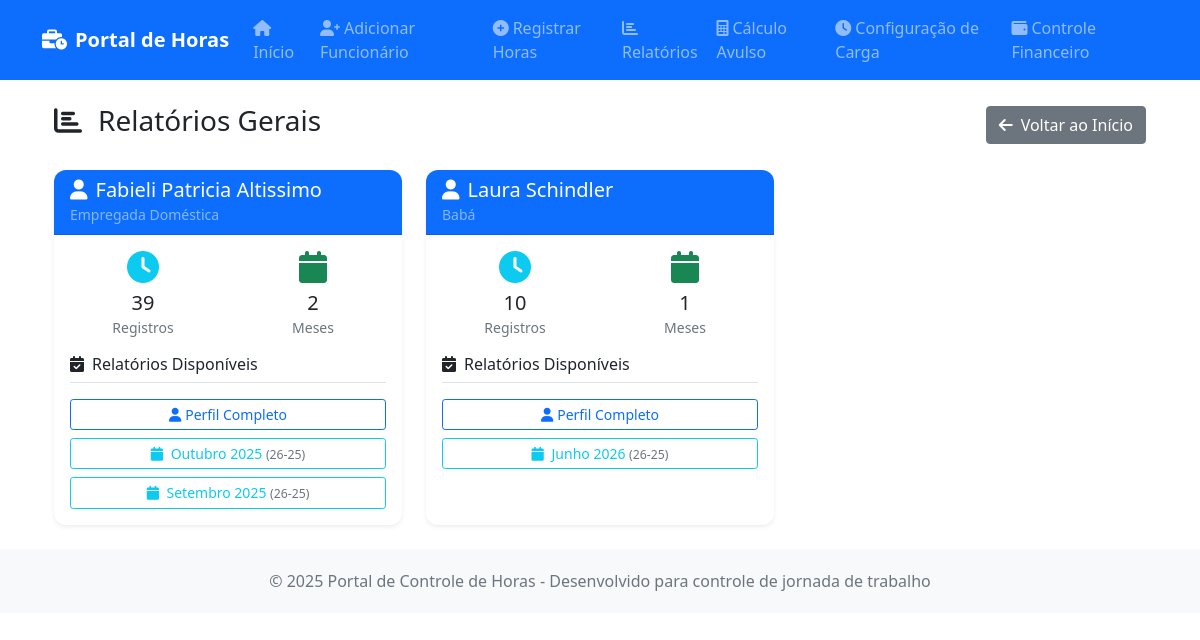
Screenshot of /relatorios with the database file from the repository.
### tables this page shows
CREATE TABLE funcionarios (
            id INTEGER PRIMARY KEY AUTOINCREMENT,
            nome TEXT NOT NULL UNIQUE,
            cargo TEXT NOT NULL,
            salario_mensal REAL NOT NULL,
            salario_hora REAL NOT NULL,
            horas_mensais INTEGER NOT NULL DEFAULT 220,
            data_cadastro DATE NOT NULL,
            ativo BOOLEAN NOT NULL DEFAULT 1,
            created_at TIMESTAMP DEFAULT CURRENT_TIMESTAMP,
            updated_at TIMESTAMP DEFAULT CURRENT_TIMESTAMP
        , desconto REAL DEFAULT 0.00);

### index.py (the view)
@app.route('/relatorios')
@app.route('/relatorios/page/<int:page>')
def relatorios(page=1):
    per_page = 6  # 6 funcionários por página
    offset = (page - 1) * per_page
    count_query = "SELECT COUNT(*) as total FROM funcionarios WHERE ativo = 1"
    total_result = DatabaseManager.execute_query(count_query, fetch_one=True)
    total_funcionarios = total_result['total'] if total_result else 0
    query = "SELECT * FROM funcionarios WHERE ativo = 1 ORDER BY nome LIMIT ? OFFSET ?"
    funcionarios_list = DatabaseManager.execute_query(query, (per_page, offset), fetch_all=True)
    relatorios_data = []
    for funcionario in funcionarios_list:
        query_total = "SELECT COUNT(*) as total FROM registros_ponto WHERE funcionario_id = ?"
        total_registros = DatabaseManager.execute_query(query_total, (funcionario['id'],), fetch_one=True)
        query_meses = """
            SELECT DISTINCT data
            FROM registros_ponto
            WHERE funcionario_id = ?
            ORDER BY data DESC
            LIMIT 50
        """
        registros_recentes = DatabaseManager.execute_query(query_meses, (funcionario['id'],), fetch_all=True)
        periodos_fechamento = set()
        for registro in registros_recentes:
            data_registro = datetime.strptime(registro['data'], '%Y-%m-%d').date()
            mes_fechamento, ano_fechamento = obter_mes_fechamento_de_data(data_registro)
            periodos_fechamento.add((ano_fechamento, mes_fechamento))
        periodos_ordenados = sorted(list(periodos_fechamento), reverse=True)[:6]
        meses_nomes = ['Janeiro', 'Fevereiro', 'Março', 'Abril', 'Maio', 'Junho',
                       'Julho', 'Agosto', 'Setembro', 'Outubro', 'Novembro', 'Dezembro']
        meses_trabalhados = []
        for ano, mes in periodos_ordenados:
            meses_trabalhados.append({
                'mes_ano': f"{ano}-{mes:02d}",
                'ano': str(ano),
                'mes': str(mes),
                'nome': meses_nomes[mes-1]
            })
        relatorios_data.append({
            'funcionario': funcionario,
            'total_registros': total_registros['total'] if total_registros else 0,
            'meses_trabalhados': meses_trabalhados
        })
    total_pages = (total_funcionarios + per_page - 1) // per_page  # Ceiling division
    has_prev = page > 1
    has_next = page < total_pages
    prev_page = page - 1 if has_prev else None
    next_page = page + 1 if has_next else None
    pagination_info = {
        'page': page,
        'per_page': per_page,
        'total': total_funcionarios,
        'total_pages': total_pages,
        'has_prev': has_prev,
        'has_next': has_next,
        'prev_page': prev_page,
        'next_page': next_page
    }
    return render_template('relatorios.html', relatorios_data=relatorios_data, pagination=pagination_info)

### index.py (called while the page is built)
def obter_mes_fechamento_de_data(data):
    from datetime import datetime, date
    if isinstance(data, str):
        data_obj = datetime.strptime(data, '%Y-%m-%d').date()
    elif isinstance(data, date):
        data_obj = data
    else:
        data_obj = data.date()
    _, _, mes_fechamento, ano_fechamento = calcular_periodo_fechamento(data_obj)
    return mes_fechamento, ano_fechamento

    @staticmethod
    def get_connection():
        conn = sqlite3.connect(DB_FILE)
        conn.row_factory = sqlite3.Row  # Permite acesso por nome de coluna
        return conn

    @staticmethod
    def execute_query(query, params=None, fetch_one=False, fetch_all=False):
        conn = DatabaseManager.get_connection()
        try:
            cursor = conn.cursor()
            if params:
                cursor.execute(query, params)
            else:
                cursor.execute(query)
            if fetch_one:
                result = cursor.fetchone()
                return dict(result) if result else None
            elif fetch_all:
                results = cursor.fetchall()
                return [dict(row) for row in results] if results else []
            else:
                conn.commit()
                return cursor.lastrowid
        finally:
            conn.close()

### templates/relatorios.html (shortened to what this page needs)
{% extends "base.html" %}
{% block content %}
<div class="container-fluid">
    <div class="row">
        <div class="col-12">
            <div class="d-flex justify-content-between align-items-center mb-4">
                <h1 class="h3"><i class="fas fa-chart-bar me-3"></i>Relatórios Gerais</h1>
                <a href="{{ url_for('index') }}" class="btn btn-secondary">
                    <i class="fas fa-arrow-left me-2"></i>Voltar ao Início
                </a>
            </div>
            {% if relatorios_data %}
            <div class="row">
                {% for item in relatorios_data %}
                <div class="col-lg-6 col-xl-4 mb-4">
                    <div class="card h-100 shadow-sm">
                        <div class="card-header bg-primary text-white">
                            <h5 class="card-title mb-0">
                                <i class="fas fa-user me-2"></i>{{ item.funcionario.nome }}
                            </h5>
                            <small class="text-white-50">{{ item.funcionario.cargo }}</small>
                        </div>
                        <div class="card-body">
                            <div class="row mb-3">
                                <div class="col-6">
                                    <div class="text-center">
                                        <i class="fas fa-clock text-info fa-2x mb-2"></i>
                                        <p class="h5 mb-0">{{ item.total_registros }}</p>
                                        <small class="text-muted">Registros</small>
                                    </div>
                                </div>
                                <div class="col-6">
                                    <div class="text-center">
                                        <i class="fas fa-calendar text-success fa-2x mb-2"></i>
                                        <p class="h5 mb-0">{{ item.meses_trabalhados|length }}</p>
                                        <small class="text-muted">Meses</small>
                                    </div>
                                </div>
                            </div>
                            {% if item.meses_trabalhados %}
                            <h6 class="border-bottom pb-2 mb-3">
                                <i class="fas fa-calendar-check me-2"></i>Relatórios Disponíveis
                            </h6>
                            <div class="d-grid gap-2">
                                <a href="{{ url_for('visualizar_funcionario', nome=item.funcionario.nome) }}"
                                   class="btn btn-outline-primary btn-sm">
                                    <i class="fas fa-user me-1"></i>Perfil Completo
                                </a>
                                {% for mes in item.meses_trabalhados[:3] %}
                                <a href="{{ url_for('relatorio_mensal', funcionario_nome=item.funcionario.nome, mes=mes.mes|int, ano=mes.ano|int) }}"
                                   class="btn btn-outline-info btn-sm">
                                    <i class="fas fa-calendar me-1"></i>
                                    {{ mes.nome }} {{ mes.ano }} <small class="text-muted">(26-25)</small>
                                </a>
                                {% endfor %}
                            </div>
                            {% endif %}
                        </div>
                    </div>
                </div>
                {% endfor %}
            </div>
            {% endif %}
        </div>
    </div>
</div>
{% endblock %}

### templates/base.html (style rules this page uses)
.card { border-radius: 15px; box-shadow: 0 4px 6px rgba(0, 0, 0, 0.1); }

### templates/relatorios.html (style rules this page uses)
.card { border-radius: 12px; border: none; transition: all 0.3s ease; }
.card-header { border-radius: 12px 12px 0 0 !important; }

### rows the page displays
funcionarios: funcionario.nome "Fabieli Patricia Altissimo", funcionario.cargo "Empregada Doméstica"
funcionarios: funcionario.nome "Laura Schindler", funcionario.cargo "Babá"

### other values shown
{{ item.total_registros }} "39" "10"
{{ item.meses_trabalhados|length }} "2" "1"
{{ mes.nome }} "Outubro" "Setembro" "Junho"
{{ mes.ano }} "2025" "2025" "2026"
